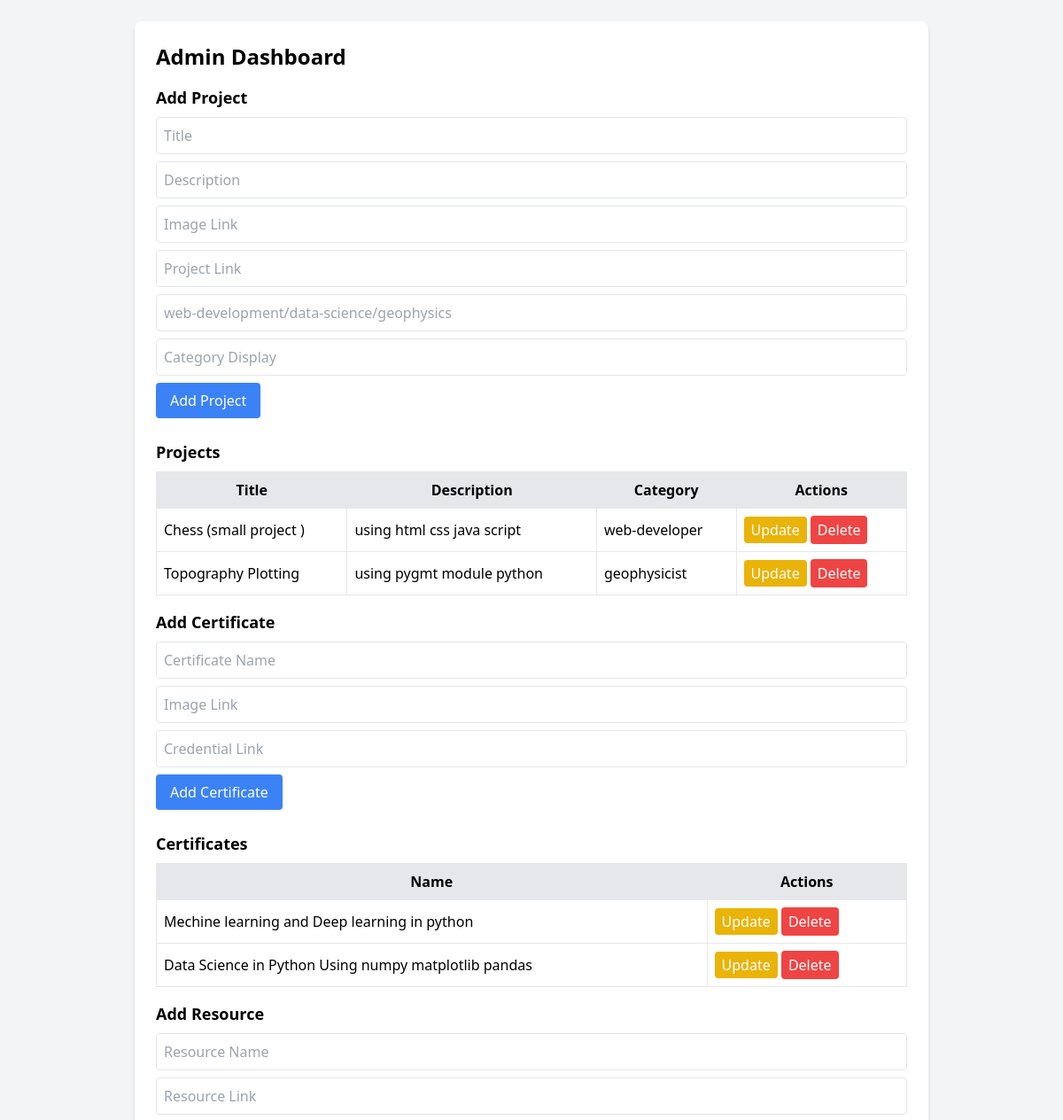
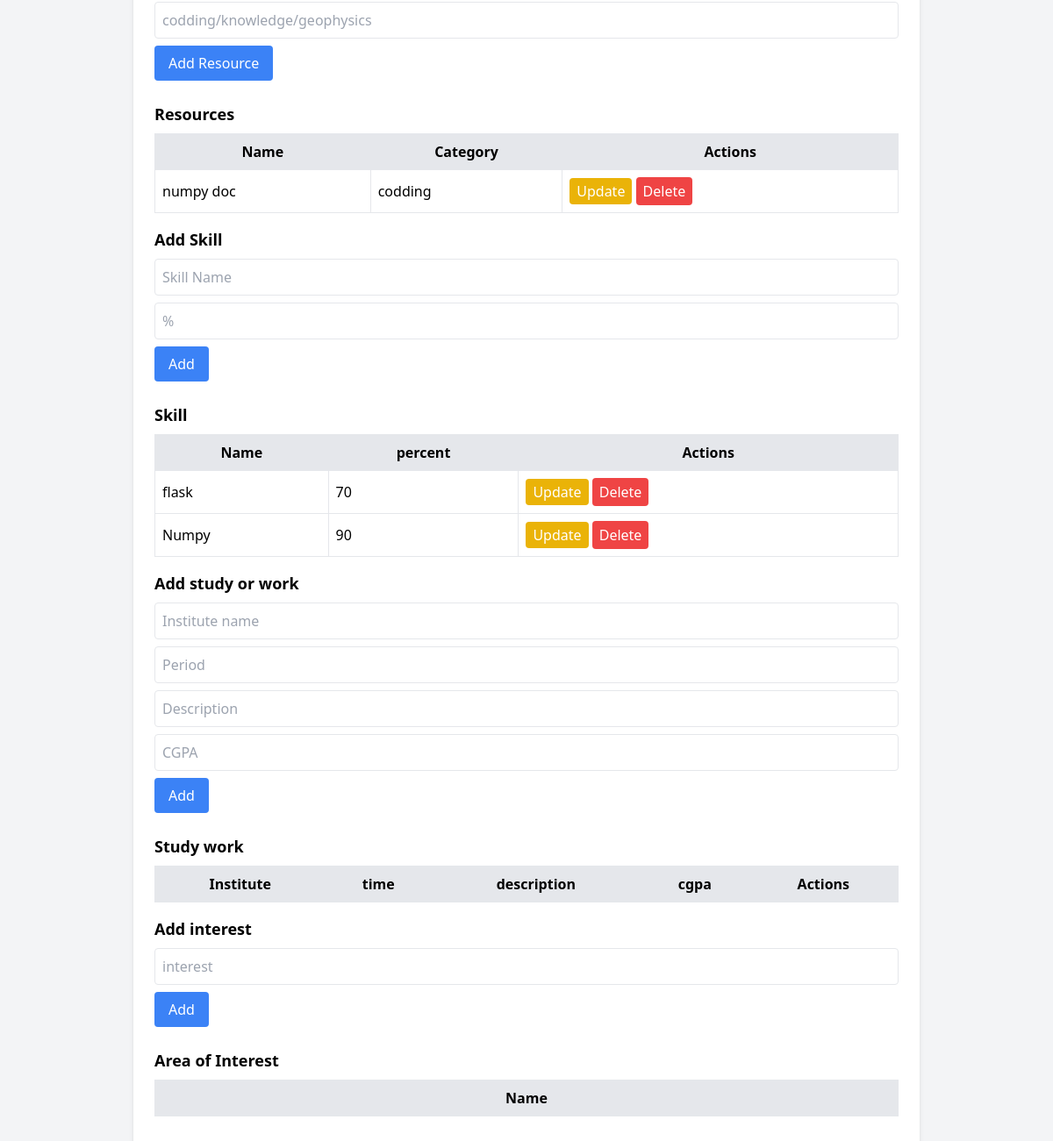
/admin, run on an earlier commit of the app's database (2 pictures, top to bottom).
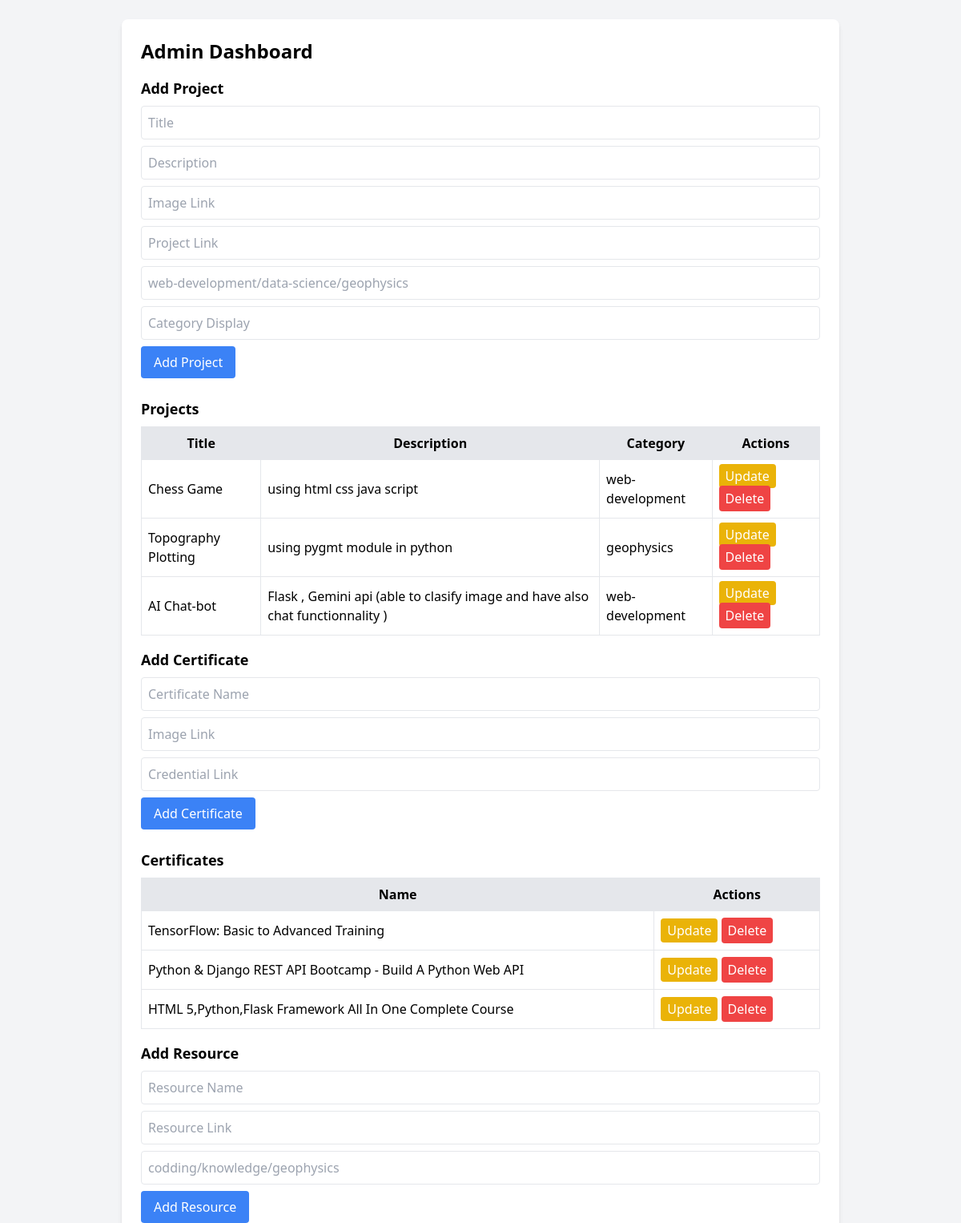
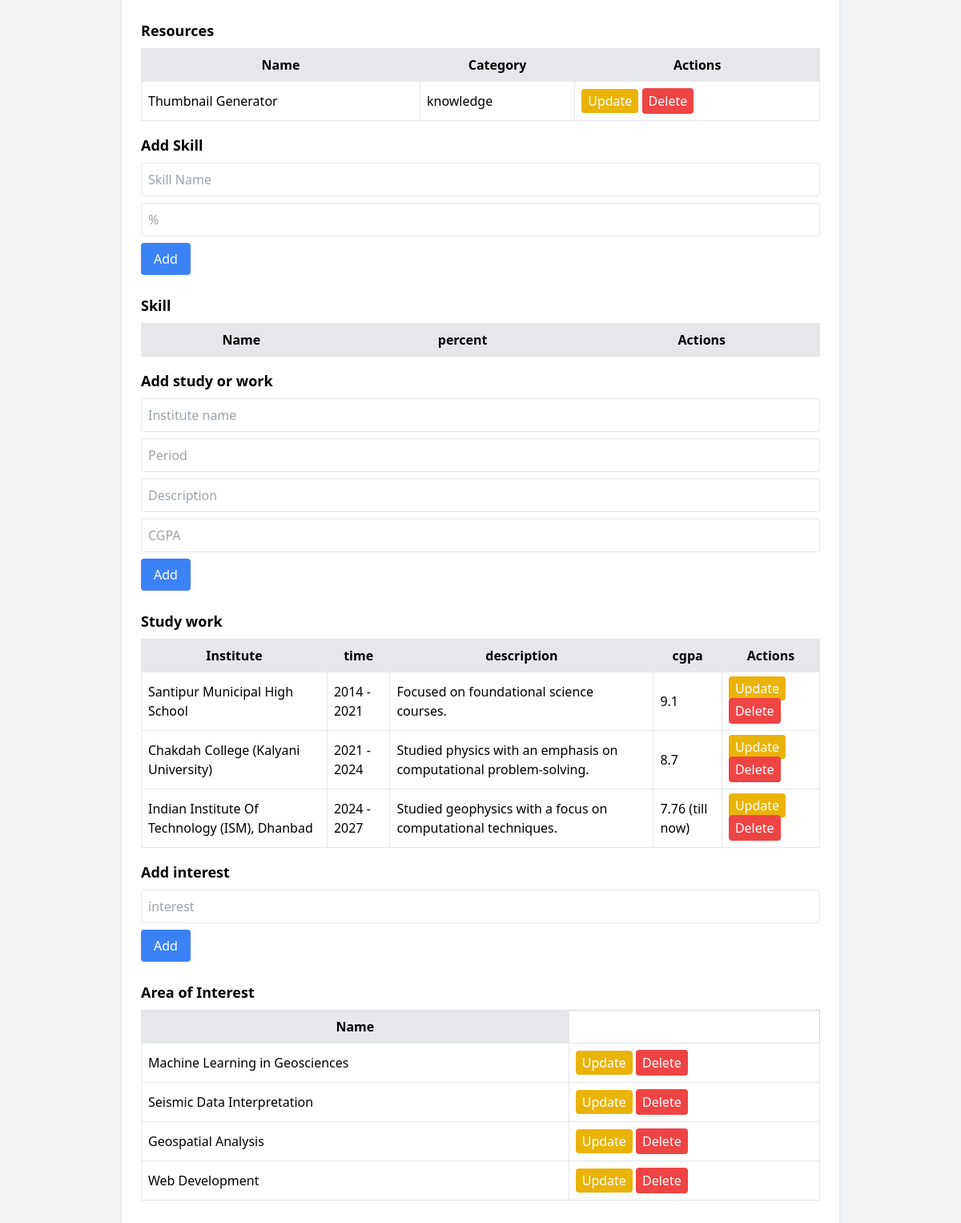
And on a later commit of the database (2 pictures, top to bottom).
### app.py (models this page shows)
class Project(db.Model):
    id = db.Column(db.Integer, primary_key=True)
    title = db.Column(db.String(200), nullable=False)
    description = db.Column(db.String(400), nullable=False)
    image_link = db.Column(db.String(400), nullable=False)
    project_link = db.Column(db.String(400), nullable=False)
    catagory = db.Column(db.String(100), nullable=False)
    catagory_show = db.Column(db.String(100), nullable=False)

class Certificate(db.Model):
    id = db.Column(db.Integer, primary_key=True)
    name = db.Column(db.String(200), nullable=False)
    image_link = db.Column(db.String(400), nullable=False)
    credential_link = db.Column(db.String(400), nullable=False)

class Resource(db.Model):
    id = db.Column(db.Integer, primary_key=True)
    name = db.Column(db.String(200), nullable=False)
    link = db.Column(db.String(400), nullable=False)
    category = db.Column(db.String(100), nullable=False)

class Skill(db.Model):
    id = db.Column(db.Integer, primary_key=True)
    title = db.Column(db.String(200), nullable=False)
    complete = db.Column(db.String(50), nullable=False)

class Study(db.Model):
    id = db.Column(db.Integer, primary_key=True)
    institute = db.Column(db.String(200),nullable = False)
    time = db.Column(db.String(50),nullable = False)
    desc = db.Column(db.String(200),nullable = False)
    cgpa = db.Column(db.String(20),nullable = False)

class Interest(db.Model):
    id = db.Column(db.Integer, primary_key=True)
    interest = db.Column(db.String(100),nullable = False)

### app.py (the view, shortened to what this page needs)
@app.route('/admin', methods=['GET', 'POST'])
def admin():
    projects = Project.query.all()
    certificates = Certificate.query.all()
    resources = Resource.query.all()
    skill = Skill.query.all()
    study = Study.query.all()
    inter = Interest.query.all()
    return render_template('admin.html',interest=inter,study_work =study, projects=projects, certificates=certificates, resources=resources,skill=skill)

### templates/admin.html (shortened to what the changed rows need)
<!DOCTYPE html>
<html lang="en">
<head>
    <script src="https://cdn.tailwindcss.com"></script>
</head>
<body class="bg-gray-100 p-6">
    <div class="max-w-4xl mx-auto bg-white p-6 rounded-lg shadow-md">
        <h1 class="text-2xl font-bold mb-4">Admin Dashboard</h1>
        <form method="POST" class="mb-6">
            <h2 class="text-lg font-semibold mb-2">Add Project</h2>
        </form>
        <h2 class="text-lg font-semibold mb-2">Projects</h2>
        <table class="w-full border-collapse border border-gray-300 mb-4">
            <tr class="bg-gray-200">
                <th class="border p-2">Title</th>
                <th class="border p-2">Description</th>
                <th class="border p-2">Category</th>
                <th class="border p-2">Actions</th>
            </tr>
            {% for project in projects %}
            <tr>
                <td class="border p-2">{{ project.title }}</td>
                <td class="border p-2">{{ project.description }}</td>
                <td class="border p-2">{{ project.catagory }}</td>
                <td class="border p-2">
                    <a href="/update/project/{{ project.id }}" class="bg-yellow-500 text-white px-2 py-1 rounded">Update</a>
                    <form action="/delete/project/{{ project.id }}" method="POST" style="display:inline;">
                        <button type="submit" class="bg-red-500 text-white px-2 py-1 rounded">Delete</button>
                    </form>
                </td>
            </tr>
            {% endfor %}
        </table>
        <form method="POST" class="mb-6">
            <h2 class="text-lg font-semibold mb-2">Add Certificate</h2>
        </form>
        <h2 class="text-lg font-semibold mb-2">Certificates</h2>
        <table class="w-full border-collapse border border-gray-300 mb-4">
            <tr class="bg-gray-200">
                <th class="border p-2">Name</th>
                <th class="border p-2">Actions</th>
            </tr>
            {% for certificate in certificates %}
            <tr>
                <td class="border p-2">{{ certificate.name }}</td>
                <td class="border p-2">
                    <a href="/update/certificate/{{ certificate.id }}" class="bg-yellow-500 text-white px-2 py-1 rounded">Update</a>
                    <form action="/delete/certificate/{{ certificate.id }}" method="POST" style="display:inline;">
                        <button type="submit" class="bg-red-500 text-white px-2 py-1 rounded">Delete</button>
                    </form>
                </td>
            </tr>
            {% endfor %}
        </table>
        <form method="POST" class="mb-6">
            <h2 class="text-lg font-semibold mb-2">Add Resource</h2>
        </form>
        <h2 class="text-lg font-semibold mb-2">Resources</h2>
        <table class="w-full border-collapse border border-gray-300 mb-4">
            <tr class="bg-gray-200">
                <th class="border p-2">Name</th>
                <th class="border p-2">Category</th>
                <th class="border p-2">Actions</th>
            </tr>
            {% for resource in resources %}
            <tr>
                <td class="border p-2"><a href = {{ resource.link }} target= '_blank'>{{ resource.name }}</a></td>
                <td class="border p-2">{{ resource.category }}</td>
                <td class="border p-2">
                    <a href="/update/resource/{{ resource.id }}" class="bg-yellow-500 text-white px-2 py-1 rounded">Update</a>
                    <form action="/delete/resource/{{ resource.id }}" method="POST" style="display:inline;">
                        <button type="submit" class="bg-red-500 text-white px-2 py-1 rounded">Delete</button>
                    </form>
                </td>
            </tr>
            {% endfor %}
        </table>
        <form method="POST" class="mb-6">
            <h2 class="text-lg font-semibold mb-2">Add Skill</h2>
        </form>
        <h2 class="text-lg font-semibold mb-2">Skill</h2>
        <table class="w-full border-collapse border border-gray-300 mb-4">
            <tr class="bg-gray-200">
                <th class="border p-2">Name</th>
                <th class="border p-2">percent</th>
                <th class="border p-2">Actions</th>
            </tr>
            {% for skill in skill %}
            <tr>
                <td class="border p-2">{{ skill.title }}</td>
                <td class="border p-2">{{ skill.complete }}</td>
                <td class="border p-2">
                    <a href="/update/skill/{{ skill.id }}" class="bg-yellow-500 text-white px-2 py-1 rounded">Update</a>
                    <form action="/delete/skill/{{ skill.id }}" method="POST" style="display:inline;">
                        <button type="submit" class="bg-red-500 text-white px-2 py-1 rounded">Delete</button>
                    </form>
                </td>
            </tr>
            {% endfor %}
        </table>
            <form method="POST" class="mb-6">
                <h2 class="text-lg font-semibold mb-2">Add study or work</h2>
            </form>
            <h2 class="text-lg font-semibold mb-2">Study work</h2>
            <table class="w-full border-collapse border border-gray-300 mb-4">
                <tr class="bg-gray-200">
                    <th class="border p-2">Institute</th>
                    <th class="border p-2">time</th>
                    <th class="border p-2">description</th>
                    <th class="border p-2">cgpa</th>
                    <th class="border p-2">Actions</th>
                </tr>
                {% for std in study_work %}
                <tr>
                    <td class="border p-2">{{ std.institute }}</td>
                    <td class="border p-2">{{ std.time }}</td>
                    <td class="border p-2">{{ std.desc }}</td>
                    <td class="border p-2">{{ std.cgpa }}</td>
                    <td class="border p-2">
                        <a href="/update/study_work/{{ std.id }}" class="bg-yellow-500 text-white px-2 py-1 rounded">Update</a>
                        <form action="/delete/study_work/{{ std.id }}" method="POST" style="display:inline;">
                            <button type="submit" class="bg-red-500 text-white px-2 py-1 rounded">Delete</button>
                        </form>
                    </td>
                </tr>
                {% endfor %}
            </table>
            <form method="POST" class="mb-6">
                <h2 class="text-lg font-semibold mb-2">Add interest</h2>
            </form>
            <h2 class="text-lg font-semibold mb-2">Area of Interest</h2>
            <table class="w-full border-collapse border border-gray-300 mb-4">
                <tr class="bg-gray-200">
                    <th class="border p-2">Name</th>
                </tr>
                {% for inter in interest %}
                <tr>
                    <td class="border p-2">{{ inter.interest }}</td>
                    <td class="border p-2">
                        <a href="/update/interest/{{ inter.id }}" class="bg-yellow-500 text-white px-2 py-1 rounded">Update</a>
                        <form action="/delete/interest/{{ inter.id }}" method="POST" style="display:inline;">
                            <button type="submit" class="bg-red-500 text-white px-2 py-1 rounded">Delete</button>
                        </form>
                    </td>
                </tr>
                {% endfor %}
            </table>
    </div>
</body>
</html>

What changed in the data, as far as the page shows it:
removed Certificate: name "Mechine learning and Deep learning in python"
removed Certificate: name "Data Science in Python Using numpy matplotlib pandas"
removed Resource: name "numpy doc", category "codding"
removed Skill: title "flask", complete "70"
removed Skill: title "Numpy", complete "90"
changed Project "using html css java script": title "Chess (small project )" → "Chess Game"; catagory "web-developer" → "web-development"
changed Project "Topography Plotting": description "using pygmt module python" → "using pygmt module in python"; catagory "geophysicist" → "geophysics"
added Project: title "AI Chat-bot", description "Flask , Gemini api (able to clasify image and have also chat functionnality )", catagory "web-development"
added Certificate: name "TensorFlow: Basic to Advanced Training"
added Certificate: name "Python & Django REST API Bootcamp - Build A Python Web API"
added Certificate: name "HTML 5,Python,Flask Framework All In One Complete Course"
added Resource: name "Thumbnail Generator", category "knowledge"
added Study: institute "Santipur Municipal High School", time "2014 - 2021", desc "Focused on foundational science courses.", cgpa "9.1"
added Study: institute "Chakdah College (Kalyani University)", time "2021 - 2024", desc "Studied physics with an emphasis on computational problem-solving.", cgpa "8.7"
added Study: institute "Indian Institute Of Technology (ISM), Dhanbad", time "2024 - 2027", desc "Studied geophysics with a focus on computational techniques.", cgpa "7.76 (till now)"
added Interest: interest "Machine Learning in Geosciences"
added Interest: interest "Seismic Data Interpretation"
added Interest: interest "Geospatial Analysis"
added Interest: interest "Web Development"
